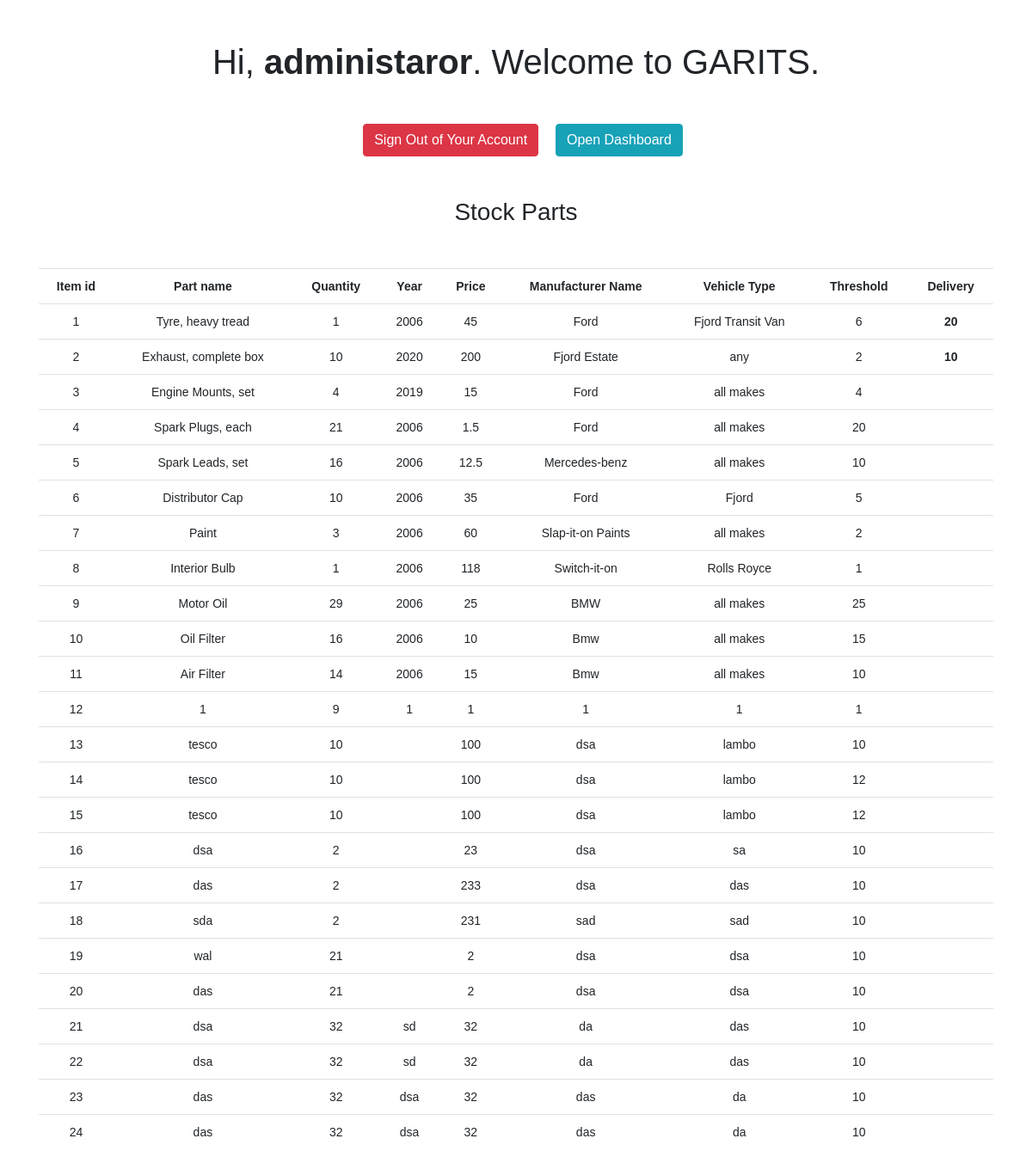
Screenshot of /stock/viewSpareParts.php (signed in) with the database file from the repository.
### tables this page shows
CREATE TABLE `Stock` (
  `item_id` int(10) NOT NULL AUTO_INCREMENT,
  `part_name` varchar(50) NOT NULL,
  `quantity` int(11) NOT NULL,
  `year` varchar(4) DEFAULT NULL,
  `price` double NOT NULL,
  `manufacturer_name` varchar(50) NOT NULL,
  `vehicle_type` varchar(50) NOT NULL,
  `threshold_level` int(10) NOT NULL DEFAULT 10,
  `delivery` int(11) DEFAULT NULL,
  PRIMARY KEY (`item_id`)
);

### stock/viewSpareParts.php (the view, shortened to what this page needs)
<?php
require_once "../config.php";
$role = $_SESSION['role'];
?>
<!DOCTYPE html>
<html lang="en">
<head>
    <link rel="stylesheet" href="https://cdn.jsdelivr.net/npm/bootstrap@4.6.1/dist/css/bootstrap.min.css">
</head>
<body>
    <h1 class="my-5">Hi, <b><?php echo htmlspecialchars($_SESSION["username"]); ?></b>. Welcome to GARITS.</h1>
    <p>
        <a href="../logout.php" class="btn btn-danger ml-3">Sign Out of Your Account</a>
        <a href="../<?php echo $role ?>.php" class="btn btn-info ml-3">Open Dashboard</a>
        <?php
            $query = "SELECT * FROM Stock";
            $result = mysqli_query($conn, $query);
        echo "<h3 class='my-5'>Stock Parts</h1>";
        echo "<div class='container'>";
        echo "<div class='row-fluid'>";
            echo "<div class='col-xs-12'>";
            echo "<div class='table-responsive'>";
                echo "<table class='table table-hover table-inverse'>";
                echo "<tr>";
                echo "<th>Item id</th>";
                echo "<th>Part name</th>";
                echo "<th>Quantity</th>";
                echo "<th>Year</th>";
                echo "<th>Price</th>";
                echo "<th>Manufacturer Name</th>";
                echo "<th>Vehicle Type</th>";
                echo "<th>Threshold</th>";
                echo "<th>Delivery</th>";
                echo "</tr>";
                if ($result->num_rows > 0) {
                    while($row = $result->fetch_assoc()) {
                        echo "<tr>";
                        echo "<td>" . $row["item_id"] . "</td>";
                        echo "<td>" . $row["part_name"] . "</td>";
                        echo "<td>" . $row["quantity"] . "</td>";
                        echo "<td>" . $row["year"] . "</td>";
                        echo "<td>" . $row['price'] . "</td>";
                        echo "<td>" . $row['manufacturer_name'] . "</td>";
                        echo "<td>" . $row['vehicle_type'] . "</td>";
                        echo "<td>" . $row['threshold_level'] . "</td>";
                        echo "<th>". $row['delivery'] ."</th>";
                        echo "</tr>";
                    }
                } else {
                    echo "0 results";
                }
                echo "</table>";
            echo "</div>";
            echo "</div>";

### stock/viewSpareParts.php (style rules this page uses)
body { font: 14px sans-serif; text-align: center; }

### rows the page displays
stock: item_id "1", part_name "Tyre, heavy tread", quantity "1", year "2006", price "45", manufacturer_name "Ford", vehicle_type "Fjord Transit Van", threshold_level "6", delivery "20"
stock: item_id "2", part_name "Exhaust, complete box", quantity "10", year "2020", price "200", manufacturer_name "Fjord Estate", vehicle_type "any", threshold_level "2", delivery "10"
stock: item_id "3", part_name "Engine Mounts, set", quantity "4", year "2019", price "15", manufacturer_name "Ford", vehicle_type "all makes", threshold_level "4"
stock: item_id "4", part_name "Spark Plugs, each", quantity "21", year "2006", price "1.5", manufacturer_name "Ford", vehicle_type "all makes", threshold_level "20"
stock: item_id "5", part_name "Spark Leads, set", quantity "16", year "2006", price "12.5", manufacturer_name "Mercedes-benz", vehicle_type "all makes", threshold_level "10"
stock: item_id "6", part_name "Distributor Cap", quantity "10", year "2006", price "35", manufacturer_name "Ford", vehicle_type "Fjord", threshold_level "5"
stock: item_id "7", part_name "Paint", quantity "3", year "2006", price "60", manufacturer_name "Slap-it-on Paints", vehicle_type "all makes", threshold_level "2"
stock: item_id "8", part_name "Interior Bulb", quantity "1", year "2006", price "118", manufacturer_name "Switch-it-on", vehicle_type "Rolls Royce", threshold_level "1"
stock: item_id "9", part_name "Motor Oil", quantity "29", year "2006", price "25", manufacturer_name "BMW", vehicle_type "all makes", threshold_level "25"
stock: item_id "10", part_name "Oil Filter", quantity "16", year "2006", price "10", manufacturer_name "Bmw", vehicle_type "all makes", threshold_level "15"
stock: item_id "11", part_name "Air Filter", quantity "14", year "2006", price "15", manufacturer_name "Bmw", vehicle_type "all makes", threshold_level "10"
stock: item_id "12", part_name "1", quantity "9", year "1", price "1", manufacturer_name "1", vehicle_type "1", threshold_level "1"
stock: item_id "13", part_name "tesco", quantity "10", price "100", manufacturer_name "dsa", vehicle_type "lambo", threshold_level "10"
stock: item_id "14", part_name "tesco", quantity "10", price "100", manufacturer_name "dsa", vehicle_type "lambo", threshold_level "12"
stock: item_id "15", part_name "tesco", quantity "10", price "100", manufacturer_name "dsa", vehicle_type "lambo", threshold_level "12"
stock: item_id "16", part_name "dsa", quantity "2", price "23", manufacturer_name "dsa", vehicle_type "sa", threshold_level "10"
stock: item_id "17", part_name "das", quantity "2", price "233", manufacturer_name "dsa", vehicle_type "das", threshold_level "10"
stock: item_id "18", part_name "sda", quantity "2", price "231", manufacturer_name "sad", vehicle_type "sad", threshold_level "10"
stock: item_id "19", part_name "wal", quantity "21", price "2", manufacturer_name "dsa", vehicle_type "dsa", threshold_level "10"
stock: item_id "20", part_name "das", quantity "21", price "2", manufacturer_name "dsa", vehicle_type "dsa", threshold_level "10"
stock: item_id "21", part_name "dsa", quantity "32", year "sd", price "32", manufacturer_name "da", vehicle_type "das", threshold_level "10"
stock: item_id "22", part_name "dsa", quantity "32", year "sd", price "32", manufacturer_name "da", vehicle_type "das", threshold_level "10"
stock: item_id "23", part_name "das", quantity "32", year "dsa", price "32", manufacturer_name "das", vehicle_type "da", threshold_level "10"
stock: item_id "24", part_name "das", quantity "32", year "dsa", price "32", manufacturer_name "das", vehicle_type "da", threshold_level "10"

### other values shown
$_SESSION["username"] "administaror"
